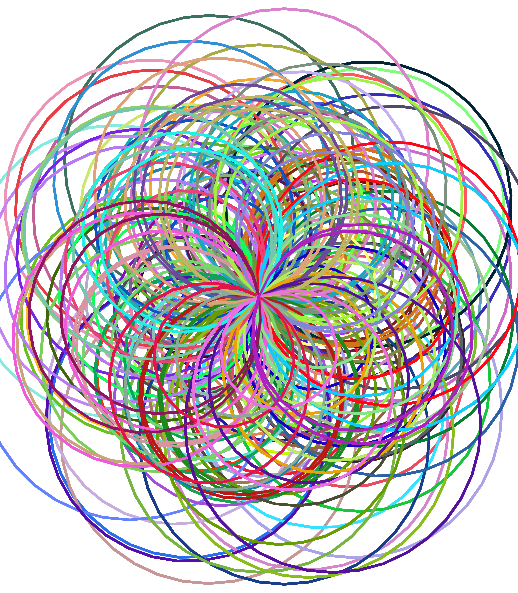

Source code (Python):
import turtle
import random

tj = turtle.Turtle()
tj.speed(5)  # 1:slowest, 3:slow, 5:normal, 10:fast, 0:fastest
tj.pensize(2)
tj.shape("turtle")

for _ in range(150):  
    tj.color(255)
    r = random.randint(0, 255)
    g = random.randint(0, 255)
    b = random.randint(0, 255) 
    tj.color(r, g, b)
    tj.circle(100)


    radius = random.randint(50, 150)
    tj.circle(radius)
    tj.left(50)
    
tj.hideturtle()
turtle.done()
